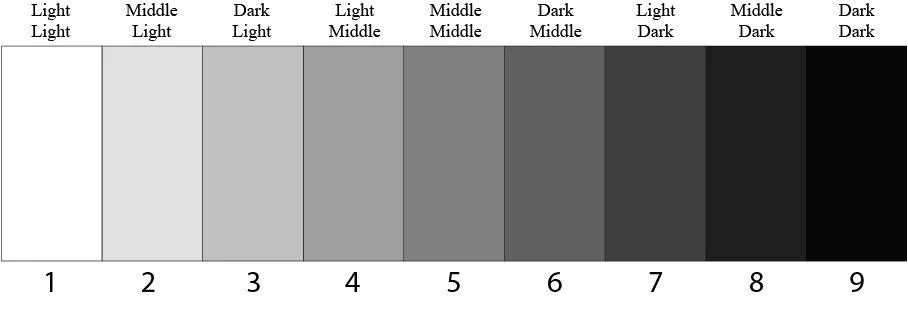
#> input picture ValueScale-numbers.webp, 908 x 325 px
$ python make-gray.py ValueScale-numbers.webp out.png
#> lines starting #> are read from the running program, lines starting #| are printed output that depends on the picture
### common.py
from PIL import Image

def load_image(path):
#> called with path = 'ValueScale-numbers.webp'
    img = Image.open(path)
#> img is the input picture: PIL image 908x325 RGB; mean R, G, B 166.7, 166.7, 166.7
    img = img.convert("RGB")
    pixels = img.load()
    return (pixels, img)

def make_new_image(img):
    xnew_image = Image.new('RGB', (img.width, img.height))
#> xnew_image: PIL image 908x325 RGB; every value is 0
    new_image_pixels = xnew_image.load()
    return (new_image_pixels, xnew_image)

# [4 lines left out: function make_new_image_wh, not called in this run]

### make-gray.py
import sys
import os

inputfile = sys.argv[1]
outputfile = sys.argv[2]


# Get the parent directory and add it to sys.path
parent_dir = os.path.abspath(os.path.join(os.path.dirname(__file__), '..'))
sys.path.append(parent_dir)

from common import *

def make_bw(img, pixels, npix):
    for x in range(img.width):
        for y in range(img.height):
            r, g, b = pixels[x, y]
            v = int((0.299 * r) + (0.587 * g) + (0.114 * b))
            shadow = int(pow(3.6, 2.4))
            darktone = int(pow(4.55, 2.4))
            halftone = int(pow(5.5, 2.4))
            light = int(pow(7.4, 2.4))
            if halftone <= v and v < light:
                npix[x,y] = (255, 0, 0)
            else:
                npix[x,y] = (255, 255, 255)

if __name__ == '__main__':
    pixels, img = load_image(inputfile)
    npix, nimg = make_new_image(img)


    make_bw(img, pixels, npix)

    nimg.save(f'{outputfile}.jpg')
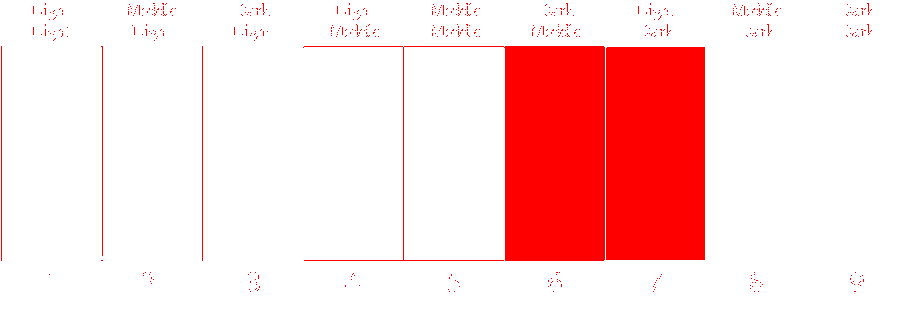
#> saved as out.png.jpg: PIL image 908x325 RGB; mean R, G, B 255, 216.3, 216.3
